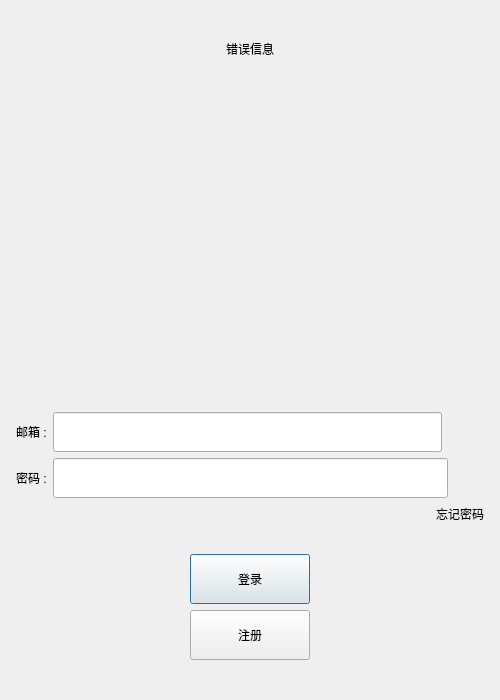
<?xml version="1.0" encoding="UTF-8"?>
<ui version="4.0">
 <class>LoginDialog</class>
 <widget class="QDialog" name="LoginDialog">
  <property name="geometry">
   <rect>
    <x>0</x>
    <y>0</y>
    <width>500</width>
    <height>700</height>
   </rect>
  </property>
  <property name="minimumSize">
   <size>
    <width>0</width>
    <height>0</height>
   </size>
  </property>
  <property name="maximumSize">
   <size>
    <width>16777215</width>
    <height>16777215</height>
   </size>
  </property>
  <property name="windowTitle">
   <string>Dialog</string>
  </property>
  <layout class="QVBoxLayout" name="verticalLayout">
   <item>
    <layout class="QVBoxLayout" name="verticalLayout_2">
     <property name="leftMargin">
      <number>5</number>
     </property>
     <property name="topMargin">
      <number>5</number>
     </property>
     <property name="rightMargin">
      <number>5</number>
     </property>
     <property name="bottomMargin">
      <number>5</number>
     </property>
     <item>
      <spacer name="verticalSpacer_4">
       <property name="orientation">
        <enum>Qt::Vertical</enum>
       </property>
       <property name="sizeHint" stdset="0">
        <size>
         <width>20</width>
         <height>40</height>
        </size>
       </property>
      </spacer>
     </item>
     <item>
      <widget class="QLabel" name="err_tip">
       <property name="text">
        <string>错误信息</string>
       </property>
       <property name="alignment">
        <set>Qt::AlignCenter</set>
       </property>
      </widget>
     </item>
     <item>
      <widget class="QWidget" name="head_widget" native="true">
       <layout class="QGridLayout" name="gridLayout">
        <item row="2" column="0">
         <widget class="QLabel" name="head_label">
          <property name="minimumSize">
           <size>
            <width>300</width>
            <height>300</height>
           </size>
          </property>
          <property name="maximumSize">
           <size>
            <width>300</width>
            <height>300</height>
           </size>
          </property>
          <property name="text">
           <string/>
          </property>
          <property name="alignment">
           <set>Qt::AlignCenter</set>
          </property>
         </widget>
        </item>
       </layout>
      </widget>
     </item>
     <item>
      <spacer name="verticalSpacer">
       <property name="orientation">
        <enum>Qt::Vertical</enum>
       </property>
       <property name="sizeHint" stdset="0">
        <size>
         <width>20</width>
         <height>40</height>
        </size>
       </property>
      </spacer>
     </item>
     <item>
      <layout class="QHBoxLayout" name="horizontalLayout">
       <item>
        <widget class="QLabel" name="email_label">
         <property name="minimumSize">
          <size>
           <width>0</width>
           <height>40</height>
          </size>
         </property>
         <property name="maximumSize">
          <size>
           <width>16777215</width>
           <height>40</height>
          </size>
         </property>
         <property name="text">
          <string>邮箱 :</string>
         </property>
        </widget>
       </item>
       <item>
        <widget class="QLineEdit" name="email_edit">
         <property name="minimumSize">
          <size>
           <width>0</width>
           <height>40</height>
          </size>
         </property>
         <property name="maximumSize">
          <size>
           <width>16777215</width>
           <height>40</height>
          </size>
         </property>
        </widget>
       </item>
       <item>
        <spacer name="horizontalSpacer_7">
         <property name="orientation">
          <enum>Qt::Horizontal</enum>
         </property>
         <property name="sizeType">
          <enum>QSizePolicy::Fixed</enum>
         </property>
         <property name="sizeHint" stdset="0">
          <size>
           <width>42</width>
           <height>20</height>
          </size>
         </property>
        </spacer>
       </item>
      </layout>
     </item>
     <item>
      <layout class="QHBoxLayout" name="horizontalLayout_2">
       <item>
        <widget class="QLabel" name="pass_label">
         <property name="minimumSize">
          <size>
           <width>0</width>
           <height>30</height>
          </size>
         </property>
         <property name="maximumSize">
          <size>
           <width>16777215</width>
           <height>30</height>
          </size>
         </property>
         <property name="text">
          <string>密码 :</string>
         </property>
        </widget>
       </item>
       <item>
        <widget class="QLineEdit" name="pass_edit">
         <property name="minimumSize">
          <size>
           <width>0</width>
           <height>40</height>
          </size>
         </property>
         <property name="maximumSize">
          <size>
           <width>16777215</width>
           <height>40</height>
          </size>
         </property>
        </widget>
       </item>
       <item>
        <widget class="ClickedLabel" name="pass_visible">
         <property name="minimumSize">
          <size>
           <width>30</width>
           <height>30</height>
          </size>
         </property>
         <property name="maximumSize">
          <size>
           <width>30</width>
           <height>30</height>
          </size>
         </property>
         <property name="text">
          <string/>
         </property>
        </widget>
       </item>
      </layout>
     </item>
     <item>
      <layout class="QHBoxLayout" name="horizontalLayout_3">
       <item>
        <spacer name="horizontalSpacer">
         <property name="orientation">
          <enum>Qt::Horizontal</enum>
         </property>
         <property name="sizeHint" stdset="0">
          <size>
           <width>40</width>
           <height>20</height>
          </size>
         </property>
        </spacer>
       </item>
       <item>
        <widget class="ClickedLabel" name="forget_label">
         <property name="text">
          <string>忘记密码</string>
         </property>
        </widget>
       </item>
      </layout>
     </item>
     <item>
      <spacer name="verticalSpacer_2">
       <property name="orientation">
        <enum>Qt::Vertical</enum>
       </property>
       <property name="sizeHint" stdset="0">
        <size>
         <width>20</width>
         <height>40</height>
        </size>
       </property>
      </spacer>
     </item>
     <item>
      <layout class="QHBoxLayout" name="horizontalLayout_4">
       <item>
        <spacer name="horizontalSpacer_2">
         <property name="orientation">
          <enum>Qt::Horizontal</enum>
         </property>
         <property name="sizeHint" stdset="0">
          <size>
           <width>40</width>
           <height>20</height>
          </size>
         </property>
        </spacer>
       </item>
       <item>
        <widget class="QPushButton" name="login_btn">
         <property name="minimumSize">
          <size>
           <width>120</width>
           <height>50</height>
          </size>
         </property>
         <property name="maximumSize">
          <size>
           <width>16777215</width>
           <height>50</height>
          </size>
         </property>
         <property name="text">
          <string>登录</string>
         </property>
        </widget>
       </item>
       <item>
        <spacer name="horizontalSpacer_3">
         <property name="orientation">
          <enum>Qt::Horizontal</enum>
         </property>
         <property name="sizeHint" stdset="0">
          <size>
           <width>40</width>
           <height>20</height>
          </size>
         </property>
        </spacer>
       </item>
      </layout>
     </item>
     <item>
      <layout class="QHBoxLayout" name="horizontalLayout_5">
       <item>
        <spacer name="horizontalSpacer_4">
         <property name="orientation">
          <enum>Qt::Horizontal</enum>
         </property>
         <property name="sizeHint" stdset="0">
          <size>
           <width>40</width>
           <height>20</height>
          </size>
         </property>
        </spacer>
       </item>
       <item>
        <widget class="QPushButton" name="reg_btn">
         <property name="minimumSize">
          <size>
           <width>120</width>
           <height>50</height>
          </size>
         </property>
         <property name="maximumSize">
          <size>
           <width>16777215</width>
           <height>50</height>
          </size>
         </property>
         <property name="text">
          <string>注册</string>
         </property>
        </widget>
       </item>
       <item>
        <spacer name="horizontalSpacer_5">
         <property name="orientation">
          <enum>Qt::Horizontal</enum>
         </property>
         <property name="sizeHint" stdset="0">
          <size>
           <width>40</width>
           <height>20</height>
          </size>
         </property>
        </spacer>
       </item>
      </layout>
     </item>
     <item>
      <spacer name="verticalSpacer_3">
       <property name="orientation">
        <enum>Qt::Vertical</enum>
       </property>
       <property name="sizeHint" stdset="0">
        <size>
         <width>20</width>
         <height>40</height>
        </size>
       </property>
      </spacer>
     </item>
    </layout>
   </item>
  </layout>
 </widget>
 <customwidgets>
  <customwidget>
   <class>ClickedLabel</class>
   <extends>QLabel</extends>
   <header>clickedlabel.h</header>
  </customwidget>
 </customwidgets>
 <resources/>
 <connections/>
</ui>
